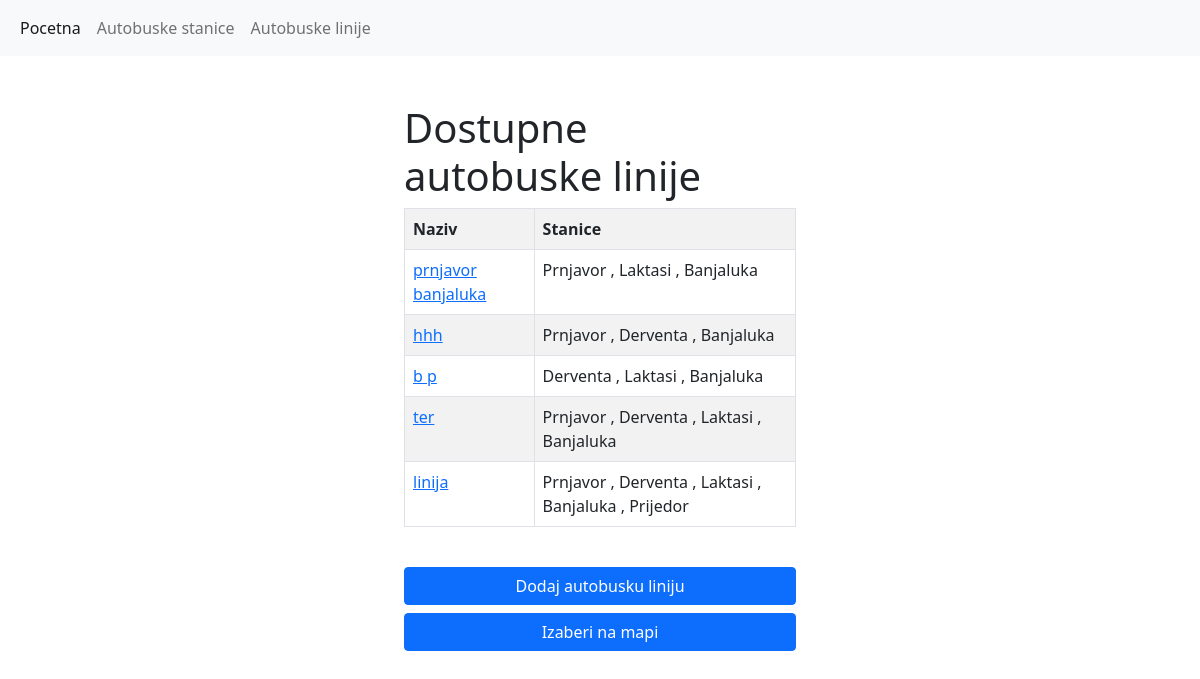
The page /app/linije on the database as committed earlier.
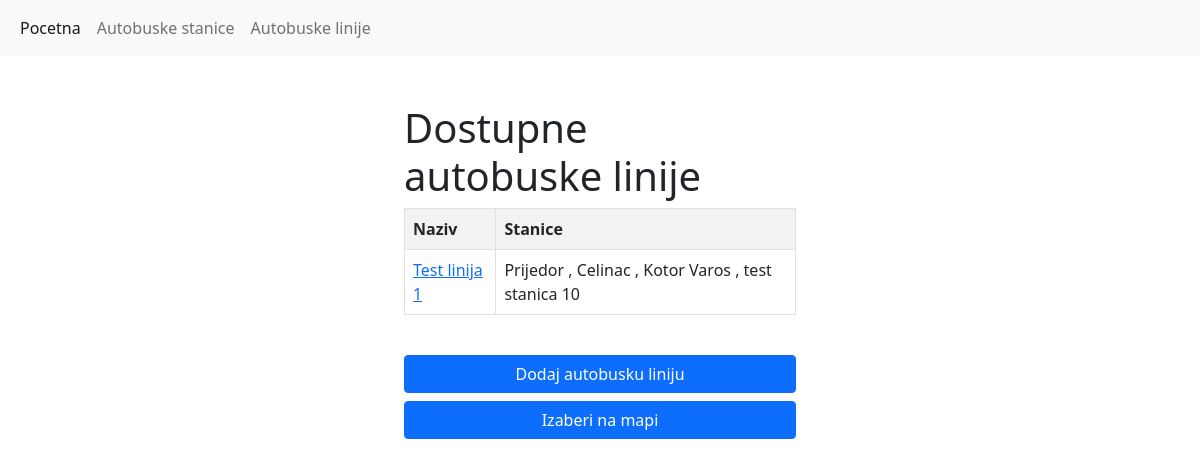
The same page on the database as committed later.
### app/models.py (models this page shows, shortened)
class Linija(models.Model):
    naziv=models.CharField(max_length=200)
    stanice = models.ManyToManyField(Stanica, related_name='stanica')

class Stanica(models.Model):
    naziv = models.CharField(max_length=200)
    opis = models.CharField(max_length=200)
    tacka = models.CharField(max_length=100)

### app/views.py (the view)
# urls.py: path('linije', views.LinijeView.as_view(), name='linije')
class LinijeView(generic.ListView):
    template_name = 'app/linije.html'
    model = Linija
    context_object_name = 'lista_linija'

### app/templates/app/linije.html
{% extends 'app/layout.html' %}
{% block body %}
<h1>Dostupne autobuske linije</h1>
{% if lista_linija %}
<table class="table table-striped table-bordered">
    <tr>
        <th>Naziv</th>
        <th>Stanice</th>
    </tr>
    {% for linija in lista_linija %}
        <tr>
             <td data-togle="tooltip" data-placement="top" title="Prikazi na mapi"><a href="{% url 'mapa:prikaz_linije' pk=linija.pk %}">{{ linija.naziv }}</a></td>
            <td>
                {% for stanica in linija.stanice.all %}
               {{ stanica.naziv }}
                {% if stanica != linija.stanice.last %}
                    ,
                    {%endif%}
                {% endfor %}
            </td>
        </tr>
    {% endfor %}
</table>
{% else %}
<strong>Nema dostupnih linija</strong>
{% endif %}
<br>
<a class="btn btn-primary w-100" href="{% url 'app:dodaj_liniju' %}">Dodaj autobusku liniju</a>
<a class="btn btn-primary mt-2 w-100" href="{% url 'mapa:dodaj_liniju' %}">Izaberi na mapi</a>
{% endblock %}

Rows that differ between the two databases and show on the page:
removed Linija: naziv "prnjavor banjaluka"
no longer on this page (row unchanged): Stanica: naziv "Prnjavor"
no longer on this page (row unchanged): Stanica: naziv "Laktasi"
no longer on this page (row unchanged): Stanica: naziv "Banjaluka"
removed Linija: naziv "hhh"
no longer on this page (row unchanged): Stanica: naziv "Derventa"
removed Linija: naziv "b p"
removed Linija: naziv "ter"
removed Linija: naziv "linija", Stanica (naziv "Prijedor")
added Linija: naziv "Test linija 1", Stanica (naziv "Prijedor")
now on this page (row unchanged): Stanica: naziv "Celinac", shown under "Test linija 1"
now on this page (row unchanged): Stanica: naziv "Kotor Varos", shown under "Test linija 1"
now on this page (row unchanged): Stanica: naziv "test stanica 10", shown under "Test linija 1"
